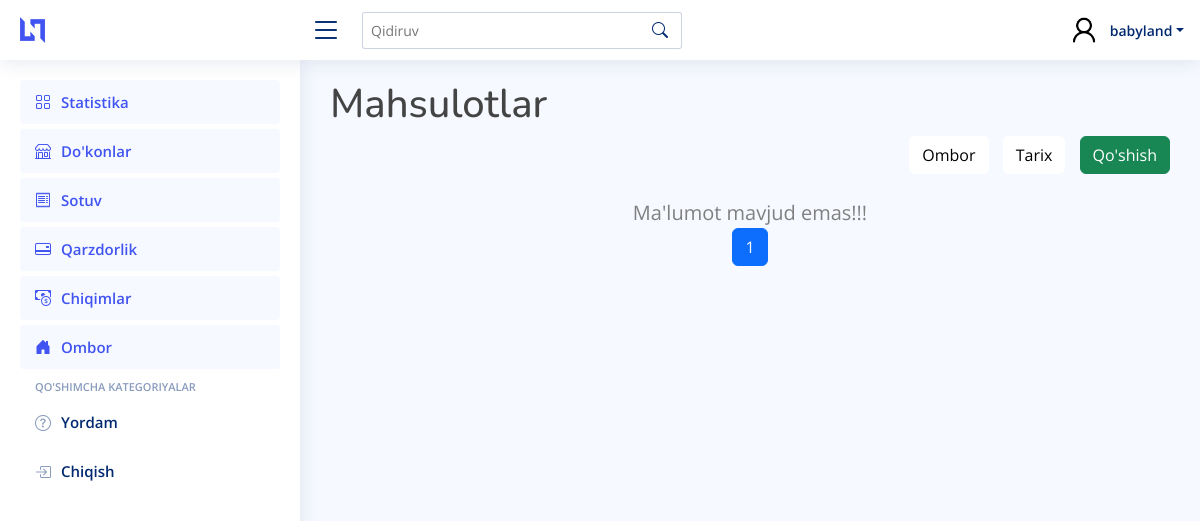
/storage/products/ (signed in), run on an earlier commit of the app's database.
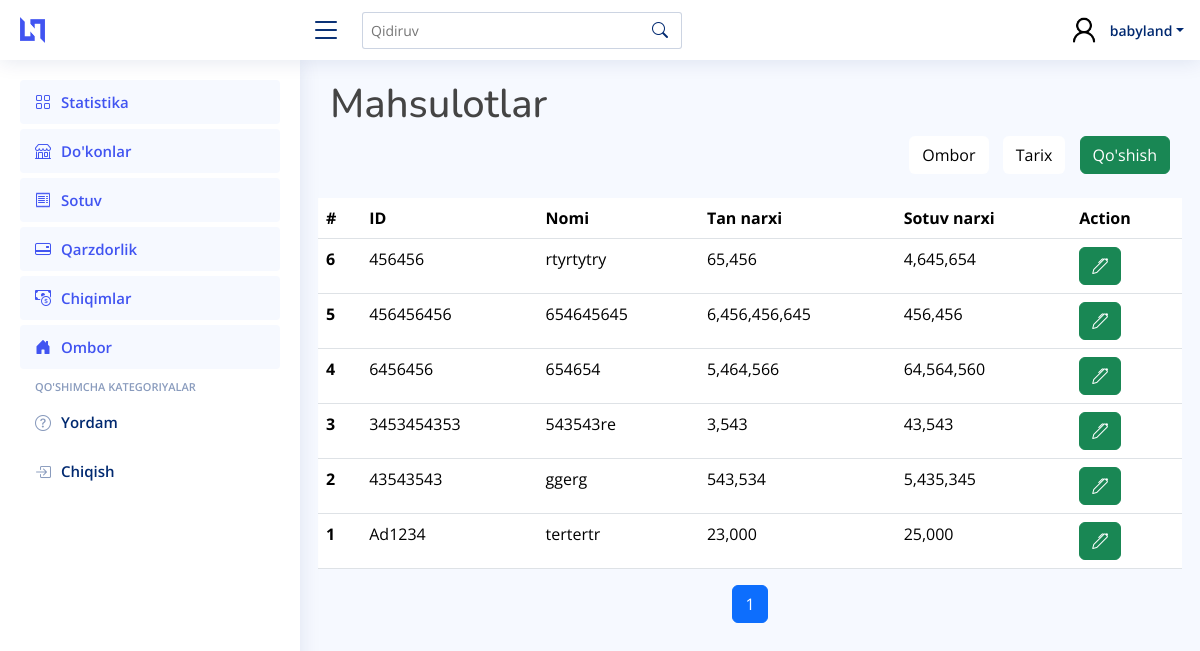
And on a later commit of the database.
### main_app/models.py (models this page shows, shortened)
class Product(models.Model):
    name = models.CharField(max_length=250)
    base_price = models.PositiveIntegerField(default=0)
    sale_price = models.PositiveIntegerField(default=0)
    amount = models.PositiveIntegerField(default=0)
    qr_code_id = models.CharField(max_length=250)

### main_app/views.py (the view, shortened to what this page needs)
# urls.py: path("storage/products/", ProductsView.as_view(), name="products"),
@method_decorator(login_required, name='dispatch')
class ProductsView(ListView):
    template_name = "storage/products.html"
    model = Product
    context_object_name = 'products'
    paginate_by = 10
    def get_context_data(self, **kwargs):
        context = super().get_context_data(**kwargs)
        products = Product.objects.all().order_by("-id")
        paginator_products = Paginator(products, self.paginate_by)
        page_number_products = self.request.GET.get('page_products')
        page_obj_products = paginator_products.get_page(page_number_products)
        context["page_obj_products"] = page_obj_products
        return context

### templates/storage/products.html (shortened to what this page needs)
{% extends 'wrapper.html' %}
{% load humanize %}
{% block content %}
<h1>Mahsulotlar</h1>
  <div class="d-flex justify-content-end align-items-center">
    <div>
      <form method="POST">
        <a type="button" class="btn product_a" href="{% url 'main_app:storage' %}">Ombor</a>
        <a type="button" class="btn product_a" href="{% url 'main_app:storage_history' %}">Tarix</a>
        <button type="button" class="btn btn-success" data-bs-toggle="modal" data-bs-target="#exampleModal">Qo'shish</button>
      </form>
    </div>
  </div>
    <div class="row mt-4" style="overflow-x: auto;">
      {% if page_obj_products %}
            <table class="table" >
              <thead>
                <tr>
                  <th scope="col">#</th>
                  <th scope="col">ID</th>
                  <th scope="col">Nomi</th>
                  <th scope="col">Tan narxi</th>
                  <th scope="col">Sotuv narxi</th>
                  <th scope="col">Action</th>
                </tr>
              </thead>
              <tbody>
                {% for i in page_obj_products %}
                <tr>
                  <th scope="row">{{ i.id }}</th>
                  <td>{{ i.qr_code_id }}</td>
                  <td>{{ i.name }}</td>
                  <td>{{ i.base_price|intcomma }}</td>
                  <td>{{ i.sale_price|intcomma }}</td>
                  <td>
                    <div>
                      <form method="POST" class="d-flex justify-content-start align-items-center gap-3">
                        <button type="button" class="btn btn-success edit-btn" data-id="{{ i.id }}" data-bs-toggle="modal"  data-bs-target="#editProduct"> <i class="bi bi-pen"></i></button>
                      </form>
                    </div>
                  </td>
                </tr>
                {% endfor %}
              </tbody>
            </table>
            {% else %}
              <div style="color: gray;font-size:20px;text-align:center">
                Ma'lumot mavjud emas!!!
              </div>
            {% endif %}
            <nav aria-label="Page navigation">
              <ul class="pagination justify-content-center">
                {% for num in page_obj_products.paginator.page_range %}
                  {% if page_obj_products.number == num %}
                    <li class="page-item active"><a class="page-link" href="?page_products={{ num }}">{{ num }}</a></li>
                  {% else %}
                    <li class="page-item"><a class="page-link" href="?page_products={{ num }}">{{ num }}</a></li>
                  {% endif %}
                {% endfor %}
              </ul>
            </nav>
    </div>
{% endblock content %}

What changed in the data, as far as the page shows it:
added Product: id "6", qr_code_id "456456", name "rtyrtytry", base_price "65,456", sale_price "4,645,654"
added Product: id "5", qr_code_id "456456456", name "654645645", base_price "6,456,456,645", sale_price "456,456"
added Product: id "4", qr_code_id "6456456", name "654654", base_price "5,464,566", sale_price "64,564,560"
added Product: id "3", qr_code_id "3453454353", name "543543re", base_price "3,543", sale_price "43,543"
added Product: id "2", qr_code_id "43543543", name "ggerg", base_price "543,534", sale_price "5,435,345"
added Product: id "1", qr_code_id "Ad1234", name "tertertr", base_price "23,000", sale_price "25,000"
Also different on the page:
text no longer shown: "Ma'lumot mavjud emas!!!"
text now shown: "# ID Nomi Tan narxi Sotuv narxi Action"
